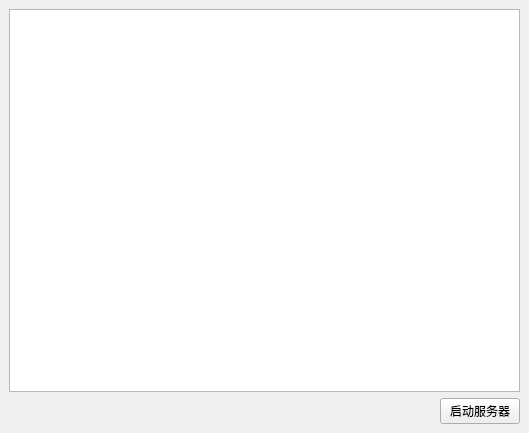
<?xml version="1.0" encoding="UTF-8"?>
<ui version="4.0">
 <class>MainWindow</class>
 <widget class="QMainWindow" name="MainWindow">
  <property name="geometry">
   <rect>
    <x>0</x>
    <y>0</y>
    <width>529</width>
    <height>433</height>
   </rect>
  </property>
  <property name="windowTitle">
   <string>MainWindow</string>
  </property>
  <widget class="QWidget" name="centralwidget">
   <layout class="QGridLayout" name="gridLayout">
    <item row="0" column="0" colspan="2">
     <widget class="QPlainTextEdit" name="logEdit"/>
    </item>
    <item row="1" column="0">
     <spacer name="horizontalSpacer">
      <property name="orientation">
       <enum>Qt::Orientation::Horizontal</enum>
      </property>
      <property name="sizeHint" stdset="0">
       <size>
        <width>454</width>
        <height>20</height>
       </size>
      </property>
     </spacer>
    </item>
    <item row="1" column="1">
     <widget class="QPushButton" name="startstopButton">
      <property name="text">
       <string>启动服务器</string>
      </property>
     </widget>
    </item>
   </layout>
  </widget>
 </widget>
 <resources/>
 <connections/>
</ui>
